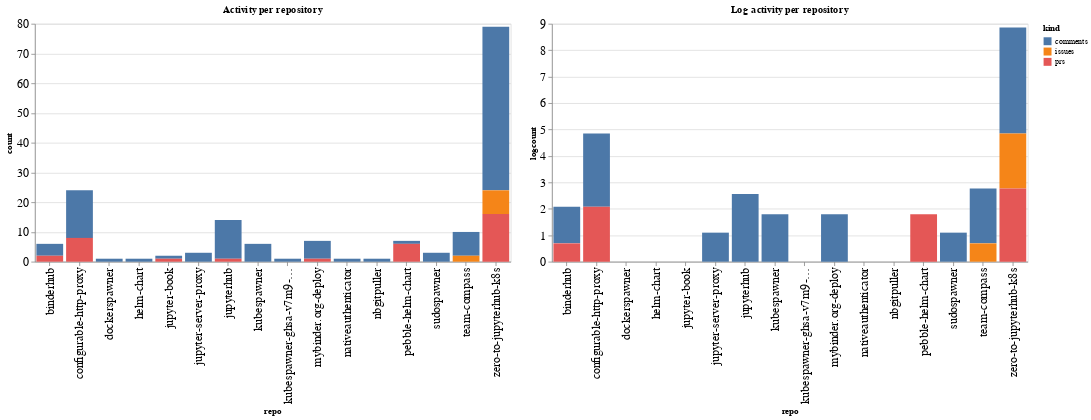

The code cell stored with this chart in its notebook:
### Code cell
ch1 = alt.Chart(repo_summaries, width=600, title="Activity per repository").mark_bar().encode(
    x='repo',
    y='count',
    color='kind',
    tooltip="kind"
)

ch2 = alt.Chart(repo_summaries, width=600, title="Log activity per repository").mark_bar().encode(
    x='repo',
    y='logcount',
    color='kind',
    tooltip="kind"
)

ch1 | ch2

### Figure 1 — Vega-Lite specification as saved in the notebook (floating-point values rounded to 4 significant figures)
{"config": {"axisLeft": {"labelFontSize": 15}, "axisBottom": {"labelFontSize": 15}}, "hconcat": [{"mark": "bar", "encoding": {"color": {"type": "nominal", "field": "kind"}, "tooltip": {"type": "nominal", "field": "kind"}, "x": {"type": "nominal", "field": "repo"}, "y": {"type": "quantitative", "field": "count"}}, "title": "Activity per repository", "width": 600}, {"mark": "bar", "encoding": {"color": {"type": "nominal", "field": "kind"}, "tooltip": {"type": "nominal", "field": "kind"}, "x": {"type": "nominal", "field": "repo"}, "y": {"type": "quantitative", "field": "logcount"}}, "title": "Log activity per repository", "width": 600}], "data": {"name": "data-38fb9df74492f0e8c41c828ebbc1c009"}, "$schema": "https://vega.github.io/schema/vega-lite/v4.8.1.json", "datasets": {"data-38fb9df74492f0e8c41c828ebbc1c009": [{"repo": "binderhub", "kind": "comments", "count": 4, "logcount": 1.386}, {"repo": "binderhub", "kind": "prs", "count": 2, "logcount": 0.6931}, {"repo": "configurable-http-proxy", "kind": "comments", "count": 16, "logcount": 2.773}, {"repo": "configurable-http-proxy", "kind": "prs", "count": 8, "logcount": 2.079}, {"repo": "dockerspawner", "kind": "comments", "count": 1, "logcount": 0.0}, {"repo": "helm-chart", "kind": "comments", "count": 1, "logcount": 0.0}, {"repo": "jupyter-book", "kind": "comments", "count": 1, "logcount": 0.0}, {"repo": "jupyter-book", "kind": "prs", "count": 1, "logcount": 0.0}, {"repo": "jupyter-server-proxy", "kind": "comments", "count": 3, "logcount": 1.099}, {"repo": "jupyterhub", "kind": "comments", "count": 13, "logcount": 2.565}, {"repo": "jupyterhub", "kind": "prs", "count": 1, "logcount": 0.0}, {"repo": "kubespawner", "kind": "comments", "count": 6, "logcount": 1.792}, {"repo": "kubespawner-ghsa-v7m9-9497-p9gr", "kind": "comments", "count": 1, "logcount": 0.0}, {"repo": "mybinder.org-deploy", "kind": "comments", "count": 6, "logcount": 1.792}, {"repo": "mybinder.org-deploy", "kind": "prs", "count": 1, "logcount": 0.0}, {"repo": "nativeauthenticator", "kind": "comments", "count": 1, "logcount": 0.0}, {"repo": "nbgitpuller", "kind": "comments", "count": 1, "logcount": 0.0}, {"repo": "pebble-helm-chart", "kind": "comments", "count": 1, "logcount": 0.0}, {"repo": "pebble-helm-chart", "kind": "prs", "count": 6, "logcount": 1.792}, {"repo": "sudospawner", "kind": "comments", "count": 3, "logcount": 1.099}, {"repo": "team-compass", "kind": "comments", "count": 8, "logcount": 2.079}, {"repo": "team-compass", "kind": "issues", "count": 2, "logcount": 0.6931}, {"repo": "zero-to-jupyterhub-k8s", "kind": "comments", "count": 55, "logcount": 4.007}, {"repo": "zero-to-jupyterhub-k8s", "kind": "issues", "count": 8, "logcount": 2.079}, {"repo": "zero-to-jupyterhub-k8s", "kind": "prs", "count": 16, "logcount": 2.773}]}}
